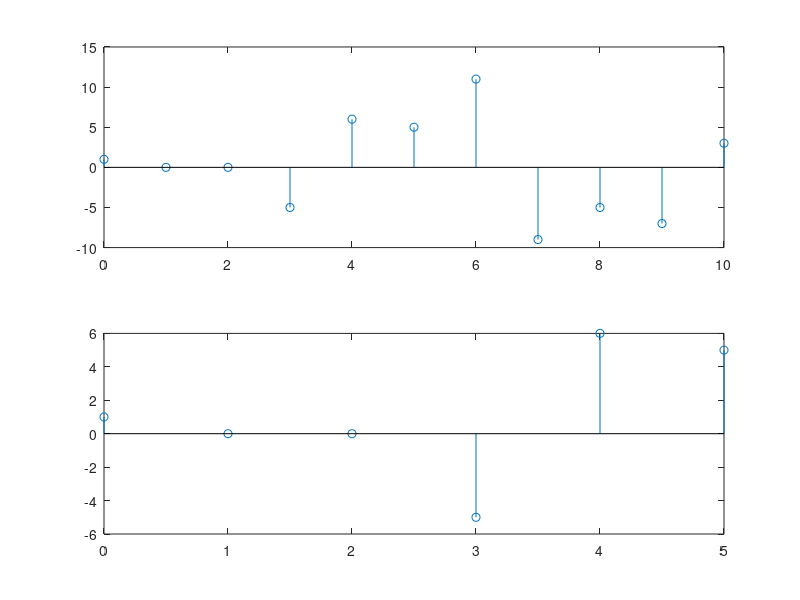

Source code (MATLAB):
n = 0:5;
x = [1 2 3 -1 -2 -3];
h = [1 -2 1 0 3 -1];
y = conv(x,h);
m = 0:length(y) - 1;
subplot (2, 1, 1);
stem (m, y);
y1 = filter(h,1,x);
subplot(2, 1, 2)
u = 0:length(y1) - 1
stem(u,y1);
